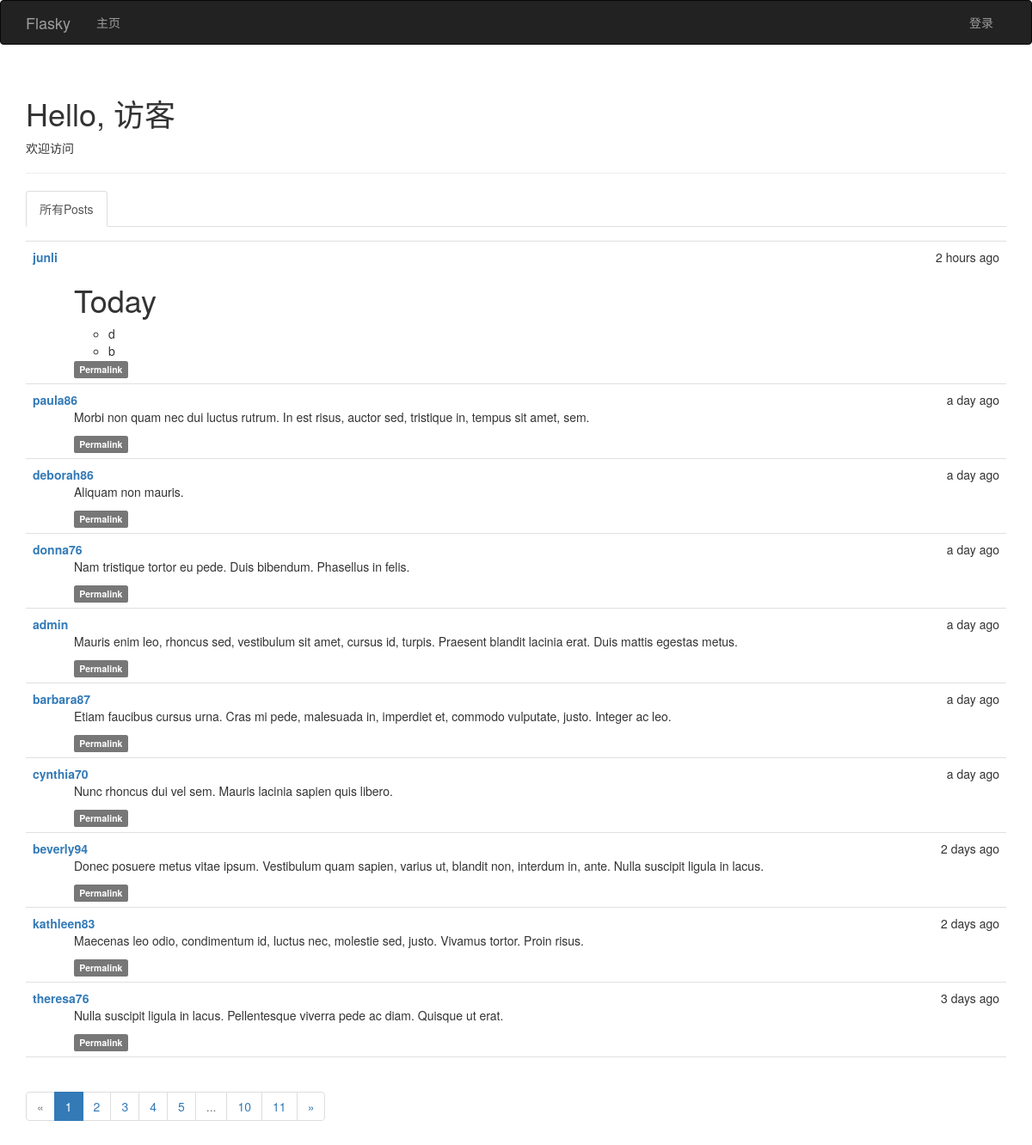
Before: / with the older database file.
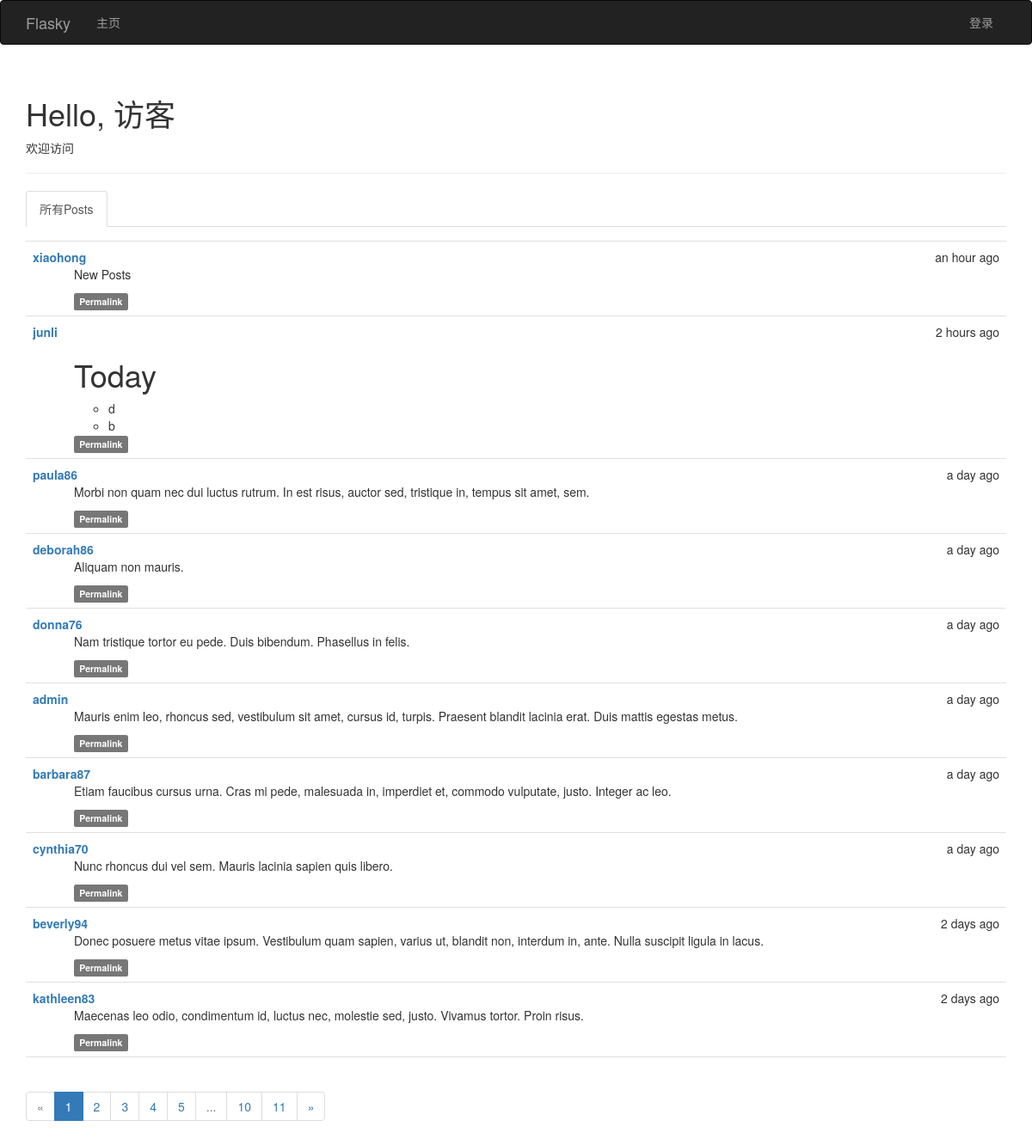
After: the same page with the newer database file.
### app/models.py (models this page shows, shortened)
class Post(db.Model):
    __tablename__ = 'posts'
    id = db.Column(db.Integer, primary_key=True)
    body = db.Column(db.Text)
    timestamp = db.Column(db.DateTime, index=True, default=datetime.utcnow)
    author_id = db.Column(db.Integer, db.ForeignKey('users.id'))
    body_html = db.Column(db.Text)

class User(UserMixin, db.Model):
    __tablename__ = 'users'
    id = db.Column(db.Integer, primary_key=True)
    username = db.Column(db.String(64), unique=True, index=True)
    email = db.Column(db.String(64), unique=True,index=True)
    role_id = db.Column(db.Integer, db.ForeignKey('roles.id'))
    password_hash = db.Column(db.String(128))
    confirmed = db.Column(db.Boolean, default= False)
    name = db.Column(db.String(64))
    location = db.Column(db.String(128))
    about_me = db.Column(db.Text())
    member_since = db.Column(db.DateTime(), default=datetime.utcnow)
    last_seen = db.Column(db.DateTime(), default=datetime.utcnow)
    posts = db.relationship('Post', backref='author', lazy='dynamic')
    followed = db.relationship('Follow', foreign_keys=[Follow.follower_id], backref=db.backref('follower', lazy='joined')
                               , lazy='dynamic', cascade='all,delete-orphan')
    followers = db.relationship('Follow', foreign_keys=[Follow.followed_id], backref=db.backref('followed',lazy='joined')
                                , lazy='dynamic',cascade='all,delete-orphan')
    @property
    def password(self):
        raise AttributeError('password is not a readable attribute')

### app/main/views.py (the view)
@main.route('/',methods=['GET','POST'])
def index():
    form = PostForm()
    if current_user.can(Permission.WRITE_ARTICLES) and form.validate_on_submit():
        post = Post(body=form.body.data, author=current_user._get_current_object())
        db.session.add(post)
        return redirect(url_for('.index'))
    show_followed = False
    if current_user.is_authenticated:
        show_followed = bool(request.cookies.get('show_followed',''))
    if show_followed:
        query = current_user.followed_posts
    else:
        query = Post.query
    page = request.args.get('page',1, type=int)
    pagination = query.order_by(Post.timestamp.desc()).paginate(page,
                per_page=current_app.config['FLASKY_POSTS_PER_PAGE'], error_out=False)
    posts = pagination.items
    return render_template('index.html', form = form, posts=posts, pagination=pagination, show_followed=show_followed)

### app/auth/views.py (called while the page is built)
@auth.before_app_request
def before_request():
    if current_user.is_authenticated:
        current_user.ping()
        if not current_user.confirmed and request.endpoint[:5] != 'auth.':
            return redirect(url_for('auth.unconfirmed'))

### app/main/__init__.py (called while the page is built)
@main.app_context_processor
def inject_permissions():
    return dict(Permission=Permission)

### app/models.py (called while the page is built)
    def can(self, permission):
        return False

    def is_administrator(self):
        return False

### app/templates/index.html (shortened to what this page needs)
{%  extends "base.html" %}
{%  import "bootstrap/wtf.html" as wtf %}
{%  import "_macros.html" as macros %}
{% block page_content %}
    <div class="page-header">
        <h1>Hello, {% if current_user.is_authenticated %}{{ current_user.username }} {% else %} 访客{% endif %} </h1>
        {% if not known %}
            <p>欢迎访问</p>
         {% else %}
            <p>欢迎再次光临！</p>
        {% endif %}
    </div>
    <div class="post-tabs">
        <ul class="nav nav-tabs">
            <li {% if not show_followed %} class="active" {% endif %}> <a href="{{ url_for('.show_all') }}">所有Posts</a></li>
        </ul>
  {%  include '_posts.html' %}
    </div>
    {% if pagination %}
        <div class="pagination">
            {{ macros.pagination_widget(pagination,'.index') }}
        </div>
    {% endif %}
{% endblock %}

### app/templates/_posts.html (shortened to what this page needs)
  <ul class="posts">
        {% for post in posts %}
            <li class="post">
                <div class="post-date">
                    {{ moment(post.timestamp).fromNow() }}
                </div>
                <div class="post-author">
                    <a href="{{ url_for('.user', username=post.author.username) }}">{{ post.author.username }}</a>
                </div>
                <div class="post-content">
                    {% if post.body_html %}
                        {{  post.body_html | safe }}
                    {% else %}
                        {{ post.body }}
                    {% endif %}
                    <div class="post-footer">
                        <a href="{{ url_for('.post', id=post.id) }}">
                            <span class="label label-default">Permalink</span>
                        </a>
                    </div>
                </div>
            </li>
        {% endfor %}
    </ul>

Changed rows visible on the page:
no longer on this page (row unchanged): Post: timestamp "3 days ago", author.username "theresa76", body_html "Nulla suscipit ligula in lacus. Pellentesque viverra pede ac diam. Quisque ut erat."
added Post: timestamp "an hour ago", author.username "xiaohong", body_html "New Posts"
